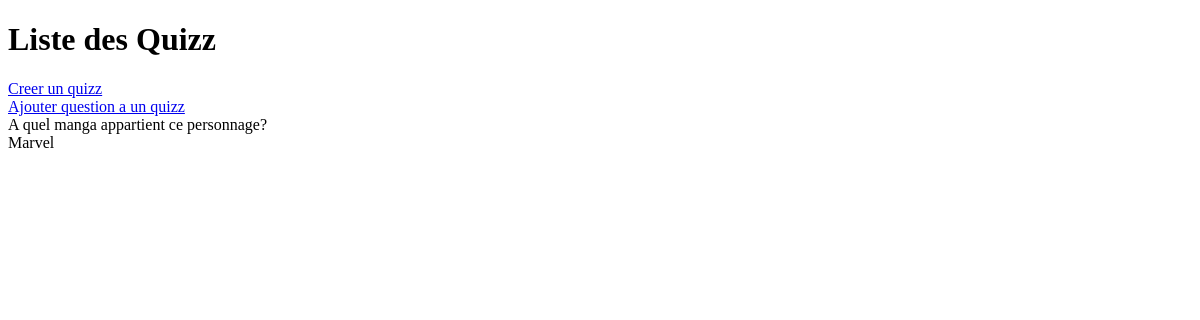
The app's page /quizz/QuizzList (signed in), older data.
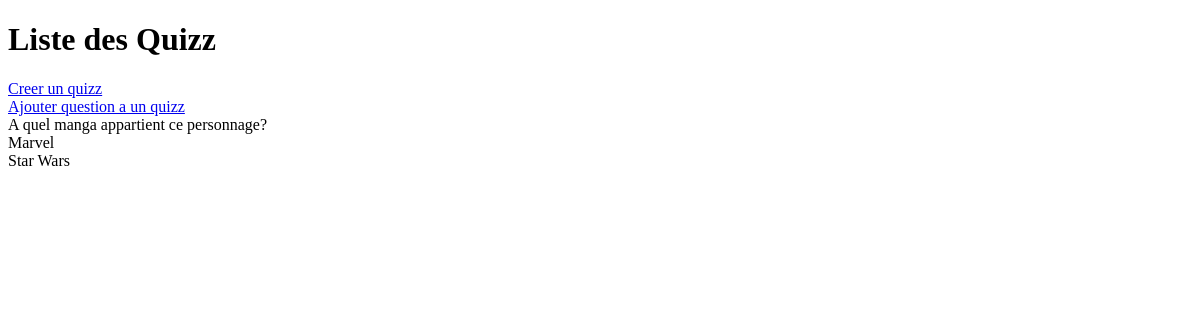
The same page, newer data.
### quizz/models.py (models this page shows)
class Quizz(models.Model):
    nom = models.CharField(max_length=200)
    categorie = models.ForeignKey(Categorie, on_delete=models.CASCADE)
    createur = models.ForeignKey(User, on_delete=models.CASCADE)
    def __str__(self):
        return self.nom

### quizz/views.py (the view)
# urls.py: path('QuizzList', views.Quizzlistpage, name="Quizzlistpage"),
def Quizzlistpage(request):
    quizzlist = Quizz.objects.all()
    return render(request, 'QuizzList.html', {'quizzlist': quizzlist})

### quizz/templates/QuizzList.html (shortened to what this page needs)
<!DOCTYPE html>
<html lang="en">
<head>
</head>
<body>
    <h1>Liste des Quizz</h1>
    {% if user.is_authenticated %}
    <a href="{% url 'Quizzcreationpage'%}">Creer un quizz</a>
    <br>
    <a href="{% url 'QuestionAjoutpage'%}">Ajouter question a un quizz</a>
    {% endif%}
    <br>
    {% for quizz in quizzlist%}
        {{ quizz }}
        <br>
    {% endfor %}
</body>
</html>

Row changes from the older to the newer data that the page shows:
added Quizz: nom "Star Wars"
